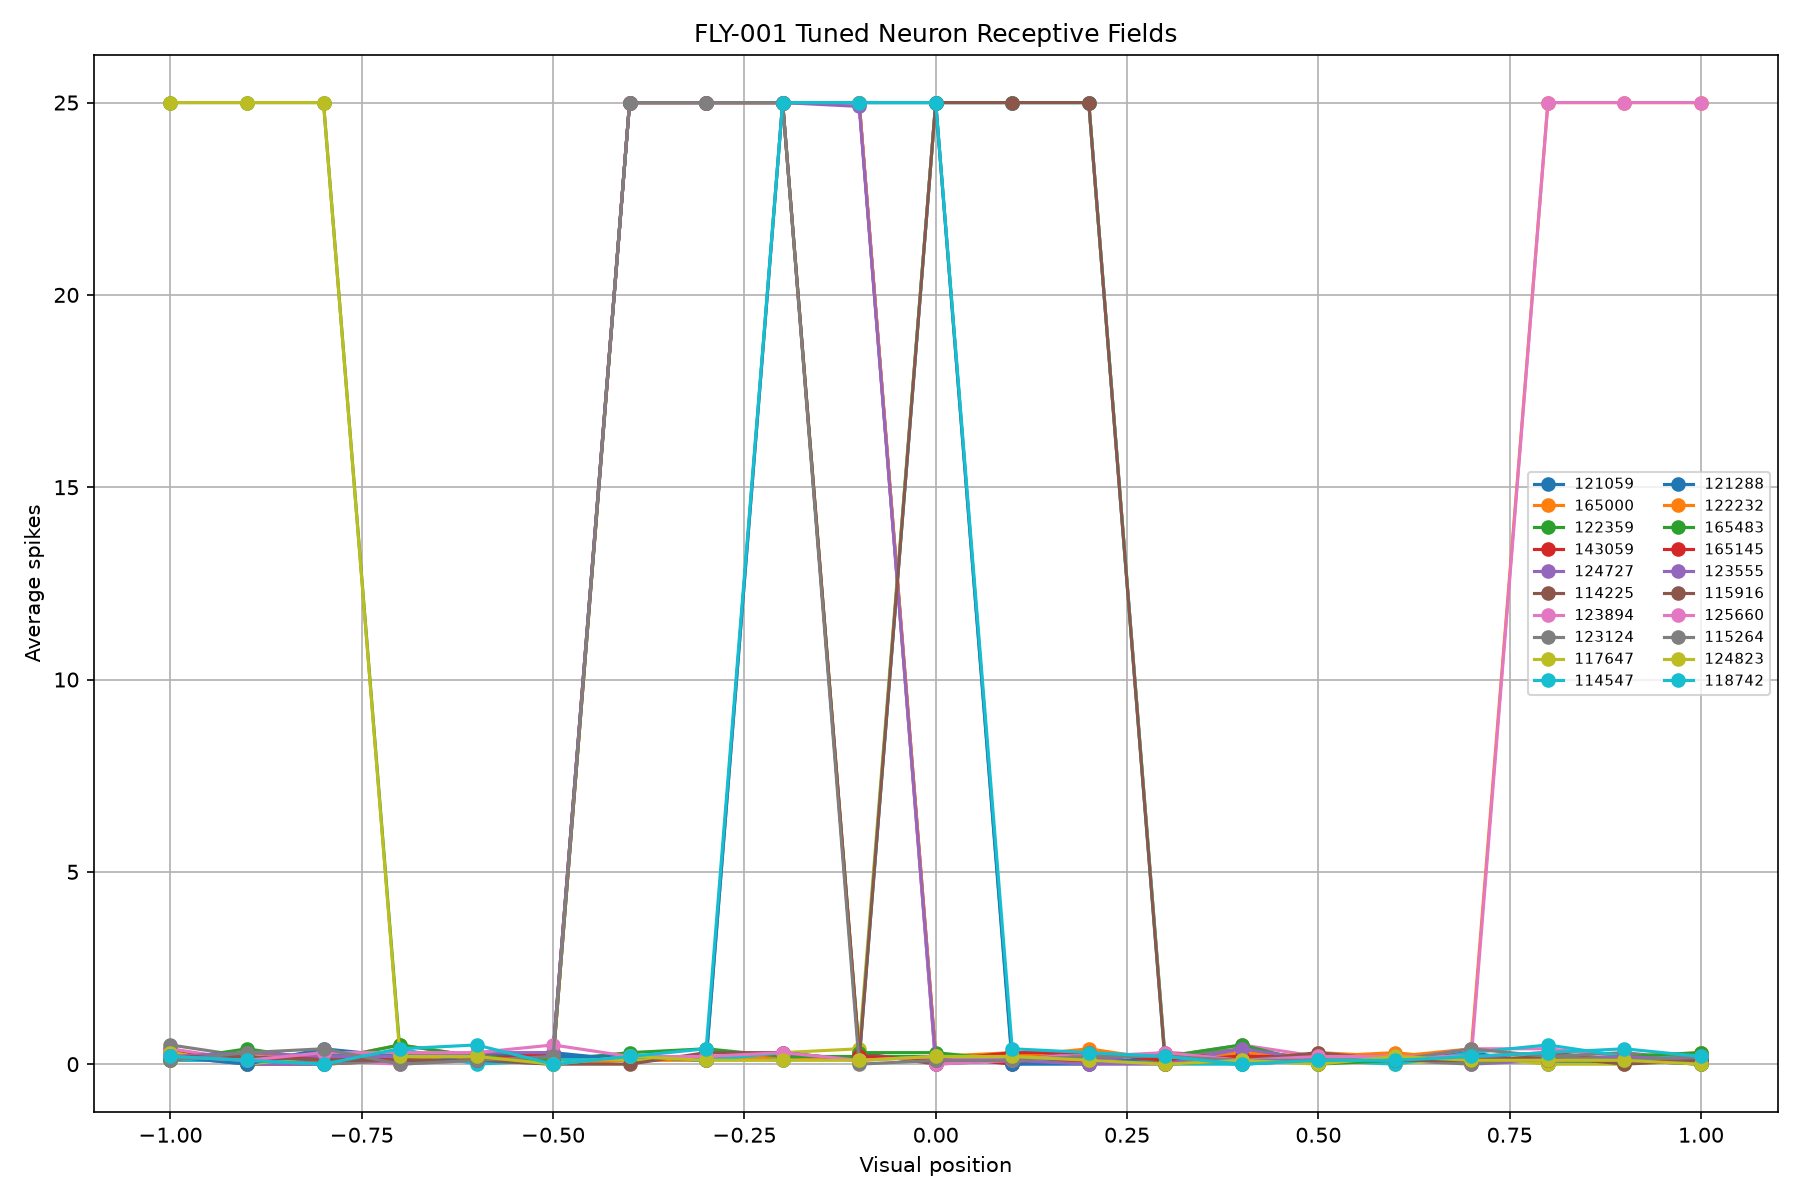

The Python source for this figure:
import numpy as np
import matplotlib.pyplot as plt

from flybrain import FlyBrain


POSITIONS = np.linspace(-1.0, 1.0, 21)

TRIALS = 10
STEPS = 50


def create_visual(brain, position):

    valid = np.where(
        np.isfinite(brain.azimuth)
    )[0]

    distance = np.abs(
        brain.azimuth[valid] - position
    )

    selected = valid[
        np.argsort(distance)[:500]
    ]

    visual = np.zeros(
        len(brain.azimuth),
        dtype=np.float32
    )

    visual[selected] = 1.0

    return visual


def measure_activity(brain, visual):

    brain.reset()

    counts = np.zeros(
        len(brain.positions),
        dtype=np.float32
    )

    for _ in range(STEPS):

        fired = brain.step(
            eye_drive=visual
        )

        if len(fired) > 0:

            counts += np.bincount(
                fired,
                minlength=len(brain.positions)
            )

    return counts


def main():

    print()
    print("=" * 70)
    print("FLY-001 POPULATION RECEPTIVE FIELD MAP")
    print("=" * 70)

    print()
    print(
        f"Positions : {len(POSITIONS)}"
    )

    print(
        f"Trials    : {TRIALS}"
    )

    print(
        f"Steps     : {STEPS}"
    )

    # --------------------------------------------------
    # LOAD TUNED NEURONS
    # --------------------------------------------------

    model = np.load(
        "fly_tuned_position_decoder.npz"
    )

    tuned_neurons = model[
        "tuned_indices"
    ]

    print()
    print(
        f"Loaded {len(tuned_neurons)} "
        "tuned neurons."
    )

    print()
    print("Neuron IDs:")

    print(
        " ".join(
            str(int(x))
            for x in tuned_neurons
        )
    )

    # --------------------------------------------------
    # INITIALIZE BRAIN
    # --------------------------------------------------

    brain = FlyBrain(
        device="auto"
    )

    # --------------------------------------------------
    # COLLECT ACTIVITY
    # --------------------------------------------------

    activity = np.zeros(
        (
            len(POSITIONS),
            TRIALS,
            len(tuned_neurons)
        ),
        dtype=np.float32
    )

    for p_index, position in enumerate(
        POSITIONS
    ):

        print()
        print(
            f"Position {p_index + 1}/"
            f"{len(POSITIONS)}: "
            f"{position:+.2f}"
        )

        visual = create_visual(
            brain,
            position
        )

        for trial in range(TRIALS):

            counts = measure_activity(
                brain,
                visual
            )

            activity[
                p_index,
                trial
            ] = counts[
                tuned_neurons
            ]

        print(
            "  Mean tuned-neuron activity: "
            f"{activity[p_index].sum(axis=1).mean():.1f}"
        )

    # --------------------------------------------------
    # AVERAGE ACROSS TRIALS
    # --------------------------------------------------

    mean_activity = activity.mean(
        axis=1
    )

    # --------------------------------------------------
    # PRINT RECEPTIVE FIELD SUMMARY
    # --------------------------------------------------

    print()
    print("=" * 70)
    print("RECEPTIVE FIELD SUMMARY")
    print("=" * 70)

    print()

    print(
        f"{'Neuron':<10}"
        f"{'Preferred':<12}"
        f"{'Peak':<10}"
        f"{'Baseline':<12}"
        f"{'Selectivity':<12}"
    )

    print("-" * 70)

    preferred_positions = []
    selectivity_values = []

    for n, neuron_id in enumerate(
        tuned_neurons
    ):

        response = mean_activity[
            :,
            n
        ]

        peak_index = np.argmax(
            response
        )

        peak = response[
            peak_index
        ]

        baseline = response.min()

        selectivity = (
            peak - baseline
        ) / max(
            peak,
            1.0
        )

        preferred = POSITIONS[
            peak_index
        ]

        preferred_positions.append(
            preferred
        )

        selectivity_values.append(
            selectivity
        )

        print(
            f"{int(neuron_id):<10}"
            f"{preferred:+.2f}"
            f"{'':<8}"
            f"{peak:<10.1f}"
            f"{baseline:<12.1f}"
            f"{selectivity:<12.3f}"
        )

    # --------------------------------------------------
    # POPULATION COVERAGE
    # --------------------------------------------------

    print()
    print("=" * 70)
    print("POPULATION COVERAGE")
    print("=" * 70)

    print()

    for position in POSITIONS:

        count = sum(
            abs(
                np.asarray(
                    preferred_positions
                ) - position
            ) < 0.11
        )

        print(
            f"{position:+.2f}"
            f" : {count} neurons"
        )

    print()

    print(
        "Mean selectivity: "
        f"{np.mean(selectivity_values):.3f}"
    )

    print(
        "Maximum selectivity: "
        f"{np.max(selectivity_values):.3f}"
    )

    # --------------------------------------------------
    # CORRELATION MATRIX
    # --------------------------------------------------

    correlation_matrix = np.corrcoef(
        mean_activity.T
    )

    print()
    print("=" * 70)
    print("NEURON CORRELATION")
    print("=" * 70)

    upper = correlation_matrix[
        np.triu_indices(
            len(tuned_neurons),
            k=1
        )
    ]

    print()

    print(
        f"Mean pairwise correlation: "
        f"{np.mean(upper):.3f}"
    )

    print(
        f"Minimum pairwise correlation: "
        f"{np.min(upper):.3f}"
    )

    print(
        f"Maximum pairwise correlation: "
        f"{np.max(upper):.3f}"
    )

    # --------------------------------------------------
    # SAVE DATA
    # --------------------------------------------------

    np.savez(
        "fly_population_receptive_fields.npz",

        positions=POSITIONS,

        tuned_neurons=tuned_neurons,

        activity=activity,

        mean_activity=mean_activity,

        preferred_positions=np.asarray(
            preferred_positions
        ),

        selectivity=np.asarray(
            selectivity_values
        ),

        correlation_matrix=
            correlation_matrix
    )

    # --------------------------------------------------
    # PLOT 1: INDIVIDUAL RECEPTIVE FIELDS
    # --------------------------------------------------

    plt.figure(
        figsize=(12, 8)
    )

    for n, neuron_id in enumerate(
        tuned_neurons
    ):

        plt.plot(
            POSITIONS,
            mean_activity[:, n],
            marker="o",
            label=str(int(neuron_id))
        )

    plt.xlabel(
        "Visual position"
    )

    plt.ylabel(
        "Average spikes"
    )

    plt.title(
        "FLY-001 Tuned Neuron Receptive Fields"
    )

    plt.grid(True)

    plt.legend(
        fontsize=7,
        ncol=2
    )

    plt.tight_layout()

    plt.savefig(
        "fly_population_receptive_fields.png",
        dpi=150
    )

    # --------------------------------------------------
    # PLOT 2: POPULATION HEATMAP
    # --------------------------------------------------

    plt.figure(
        figsize=(12, 8)
    )

    plt.imshow(
        mean_activity.T,
        aspect="auto",
        origin="lower",
        extent=[
            POSITIONS[0],
            POSITIONS[-1],
            0,
            len(tuned_neurons)
        ]
    )

    plt.xlabel(
        "Visual position"
    )

    plt.ylabel(
        "Tuned neuron index"
    )

    plt.title(
        "FLY-001 Population Receptive Field Map"
    )

    plt.colorbar(
        label="Average spikes"
    )

    plt.tight_layout()

    plt.savefig(
        "fly_population_receptive_field_heatmap.png",
        dpi=150
    )

    plt.show()

    # --------------------------------------------------
    # COMPLETE
    # --------------------------------------------------

    print()
    print("=" * 70)
    print("FILES SAVED")
    print("=" * 70)

    print(
        "fly_population_receptive_fields.npz"
    )

    print(
        "fly_population_receptive_fields.png"
    )

    print(
        "fly_population_receptive_field_heatmap.png"
    )

    print()
    print("=" * 70)
    print("POPULATION RECEPTIVE FIELD MAP COMPLETE")
    print("=" * 70)


if __name__ == "__main__":
    main()
